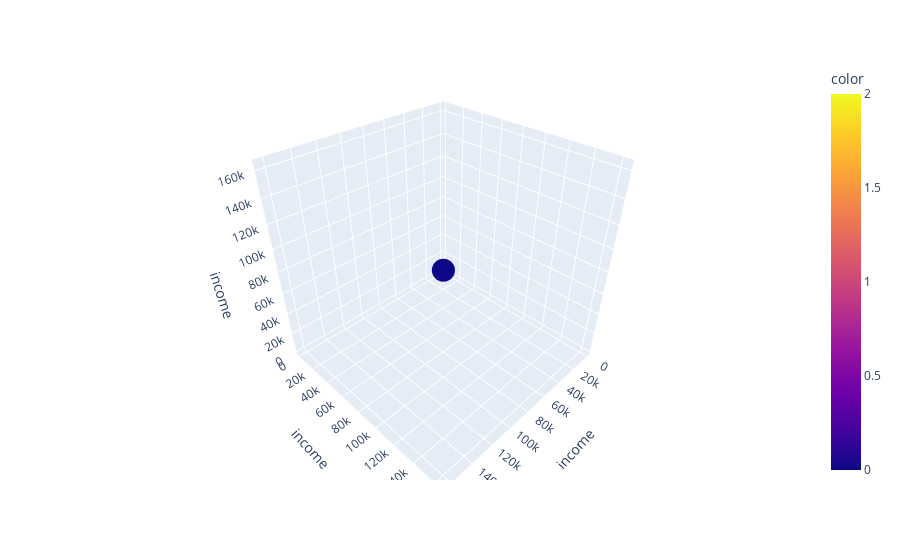

This figure's notebook cell:
### Code cell
@interact(col1=df1.columns, col2=df1.columns, col3=df1.columns)
def plot(col1, col2, col3):
    fig = px.scatter_3d(df1, x=col1, y=col2, z=col3, color=final_model.labels_)

    # Customize the plot
    fig.update_layout(scene=dict(xaxis_title=col1, yaxis_title=col2, zaxis_title=col3))
    fig.show(renderer="vscode")

### Figure 1 — Plotly figure (JSON) as saved in the notebook; plotly's stock layout.template omitted (floating-point values rounded to 4 significant figures; data arrays with more than 128 entries replaced by an {"elided": "..."} marker saying what was removed)
{"data": [{"hovertemplate": "income=%{z}<br>color=%{marker.color}<extra></extra>", "legendgroup": "", "marker": {"color": {"elided": "2239 int values"}, "coloraxis": "coloraxis", "symbol": "circle"}, "mode": "markers", "name": "", "scene": "scene", "showlegend": false, "type": "scatter3d", "x": {"elided": "2239 float values"}, "y": {"elided": "2239 float values"}, "z": {"elided": "2239 float values"}}], "layout": {"coloraxis": {"colorbar": {"title": {"text": "color"}}, "colorscale": [[0, "#0d0887"], [0.1111, "#46039f"], [0.2222, "#7201a8"], [0.3333, "#9c179e"], [0.4444, "#bd3786"], [0.5556, "#d8576b"], [0.6667, "#ed7953"], [0.7778, "#fb9f3a"], [0.8889, "#fdca26"], [1, "#f0f921"]]}, "legend": {"tracegroupgap": 0}, "margin": {"t": 60}, "scene": {"domain": {"x": [0, 1], "y": [0, 1]}, "xaxis": {"title": {"text": "income"}}, "yaxis": {"title": {"text": "income"}}, "zaxis": {"title": {"text": "income"}}}}}
